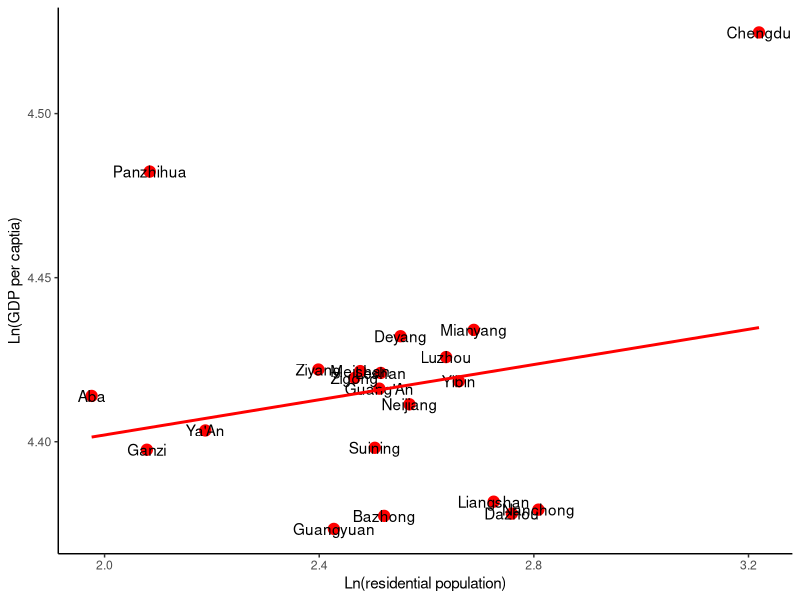

Reproduce this figure in R.
setwd("C:/Users/mingr/OneDrive/Documents/GitHub/R/proj-12062021")
dir()
inp = read.csv('proj-en.csv')

library(ggplot2)

q <- ggplot(data = inp, aes(x=Residential_Population, 
                            y=GDP_per_captia))

p <- ggplot(data = inp, aes(x=Ln_Res, 
                            y=Ln_GDP))

p <- p + geom_point(colour='red', alpha=4, size=3.5)

p <- p+ geom_text(label=paste(inp$Region, sep = ''), 
                  colour = 'black')

p <- p+geom_smooth(method = lm, se=FALSE, 
                   fullrange = TRUE,
                   size = 1, colour = 'red')

p <- p + labs(x = "Ln(residential population)",
              y = "Ln(GDP per captia)")

p <- p + theme_bw()
p <- p + theme(panel.grid.major = element_blank(),
                panel.grid.minor = element_blank())

p <- p + theme(panel.border = element_blank())
p <- p + theme(axis.line = element_line())

p


q <- q + geom_point(colour='red', alpha=4, size=3.5)

q <- q+ geom_text(label=paste(inp$Region, sep = ''), 
                  colour = 'black')

q <- q+geom_smooth(method = lm, se=FALSE, 
                   fullrange = TRUE,
                   size = 1, colour = 'red')

